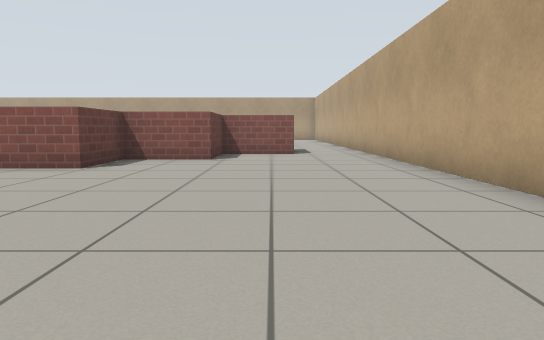
View 1 (above)

19 first-person views from a walk through a world built for the Gazebo simulator. The camera is 0.64 m above the floor, tilts 6° down and sees 70° across. The floor is counted in squares, 1 m on a side. Each view is taken from the middle of a square. On the plan, view 1 faces up. The plan holds only what a view shows up to about 11 squares ahead; the rest is blank. Gazebo's built-in surfaces are drawn with simple patterns.

View 2
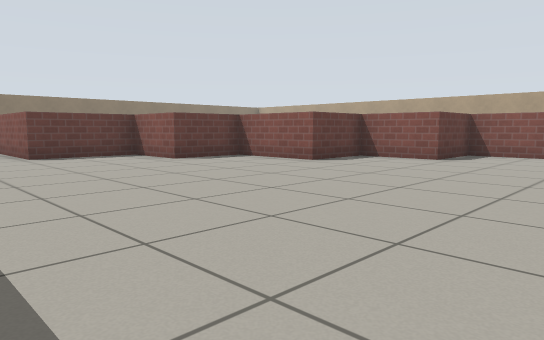

View 3
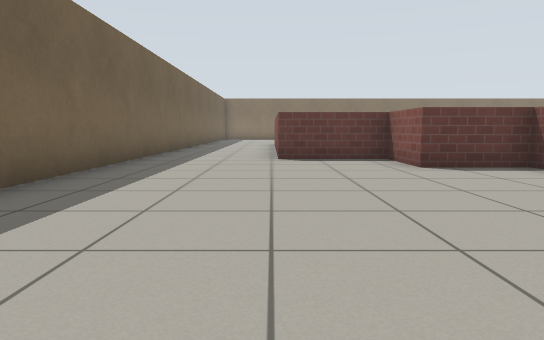

View 4
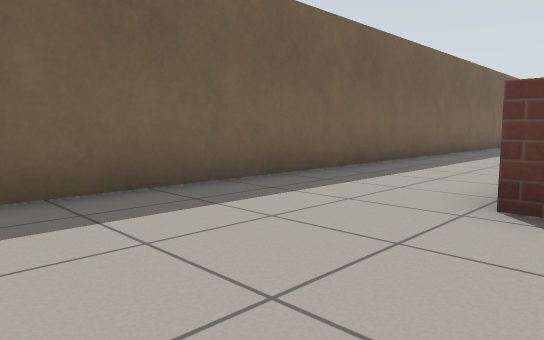

View 5
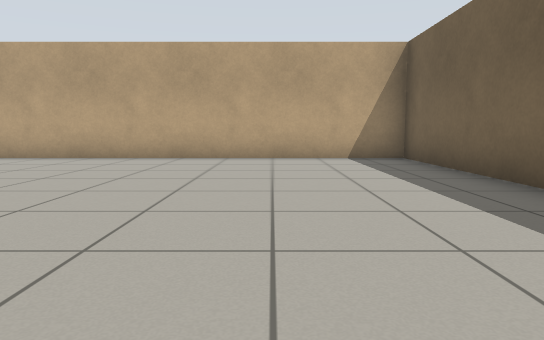

View 6
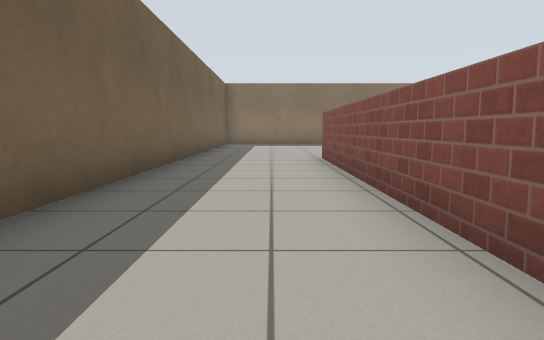

View 7
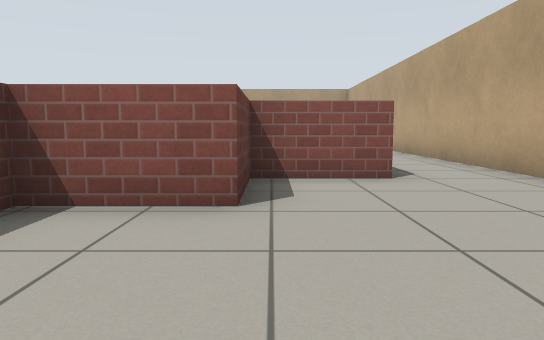

View 8
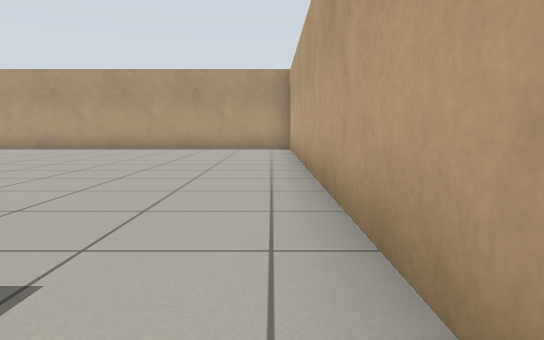

View 9
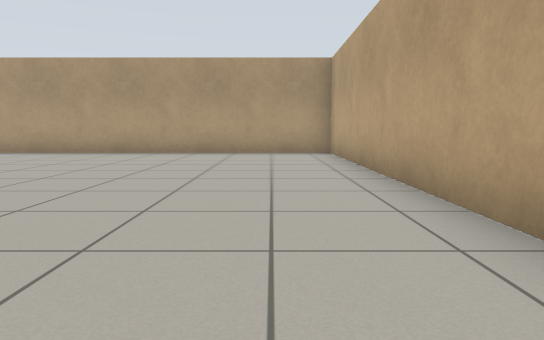

View 10
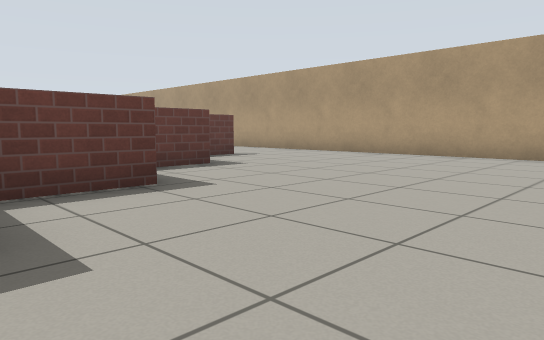

View 11
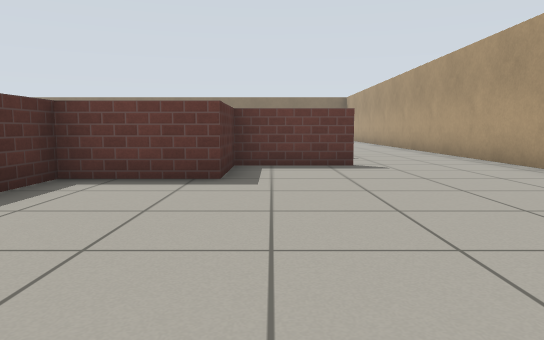

View 12
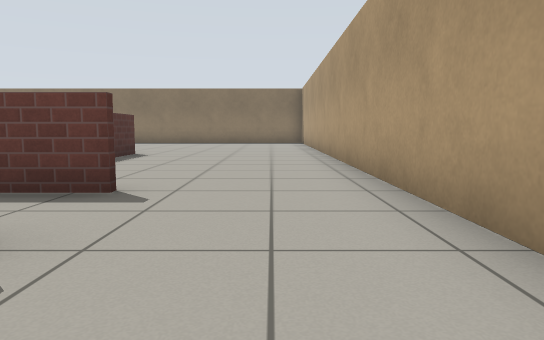

View 13
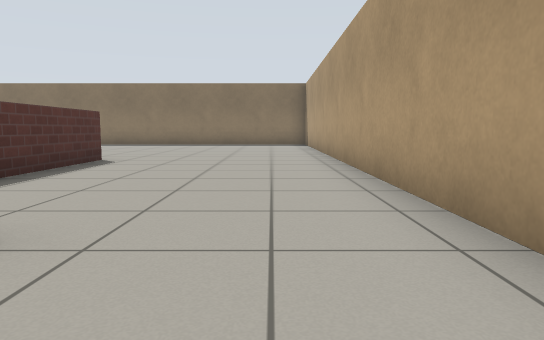

View 14
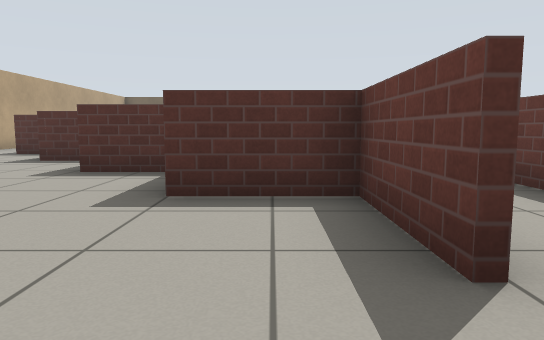

View 15
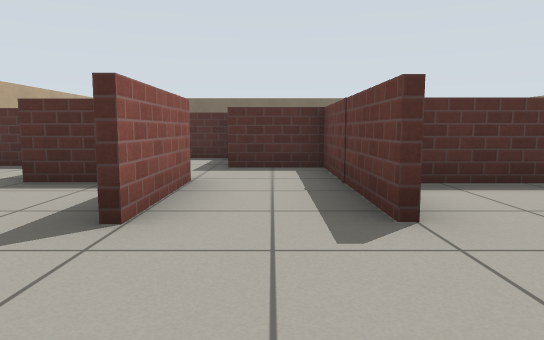

View 16
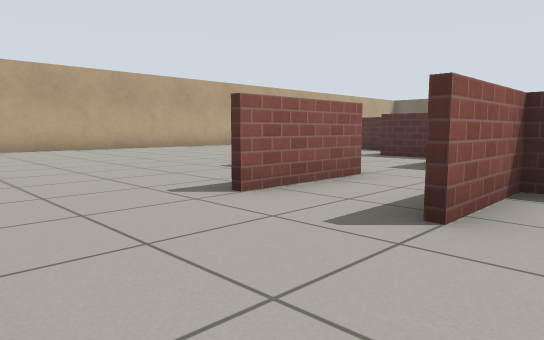

View 17
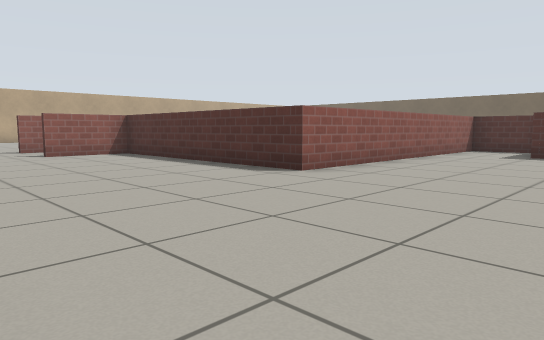

View 18
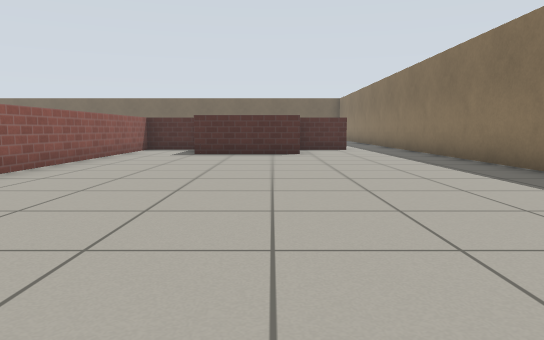

View 19
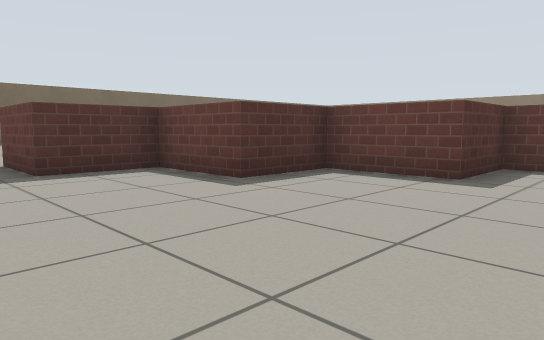

### Floor plan
Key: @ floor where view 1 was taken; # wall or solid block; . floor; T thing the floor can be seen under or through.
Columns run from 23 left of view 1 to 3 right of it. Each row starts with its distance up from view 1.
 24      ######################
 23     ......................#
 22    .......................#
 21   ........................#
 20   ............#.T.........#
 19  .............#.T.........#
 18  .......#######.TT#.......#
 17 #.......#     ## .#.......#
 16 #.......#       T.###.....#
 15 #.......#        .. #.....#
 14 #.......#       ### ###...#
 13 #..####.#             #...#
 12 #..   #.#             ###.#
 11       ###               #.#
 10                       ###.#
  9                       #...#
  8                     ###...#
  7                     #.....#
  6                   ###.....#
  5                 ## .......#
  4                 #.........#
  3                 #.........#
  2      ...#########.........#
  1      .....................#
  0      ..................@..#
 -1      ######################

Where each view was taken, in squares from view 1:
view 1: 0 up, 0 right, facing up
view 2: 0 up, 2 right, facing up-left
view 3: 2 up, 1 right, facing left
view 4: 3 up, 4 left, facing down-left
view 5: 2 up, 6 left, facing right
view 6: 1 up, 7 left, facing left
view 7: 5 up, 1 left, facing up
view 8: 11 up, 2 right, facing up
view 9: 13 up, 1 right, facing up
view 10: 14 up, 1 right, facing up-left
view 11: 19 up, 0 right, facing left
view 12: 22 up, 5 left, facing left
view 13: 22 up, 7 left, facing left
view 14: 22 up, 6 left, facing down
view 15: 23 up, 8 left, facing down
view 16: 23 up, 10 left, facing down-right
view 17: 23 up, 19 left, facing down-right
view 18: 23 up, 19 left, facing down
view 19: 18 up, 2 right, facing down-left
